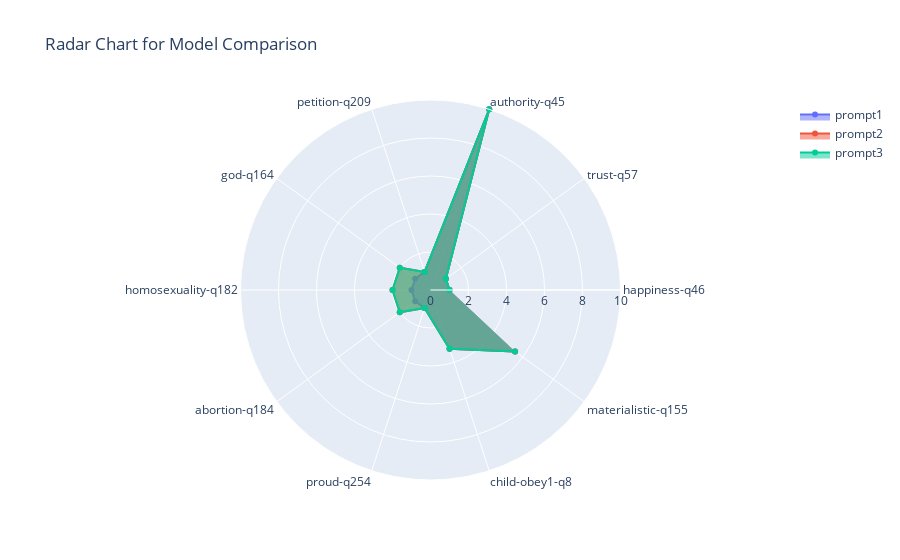
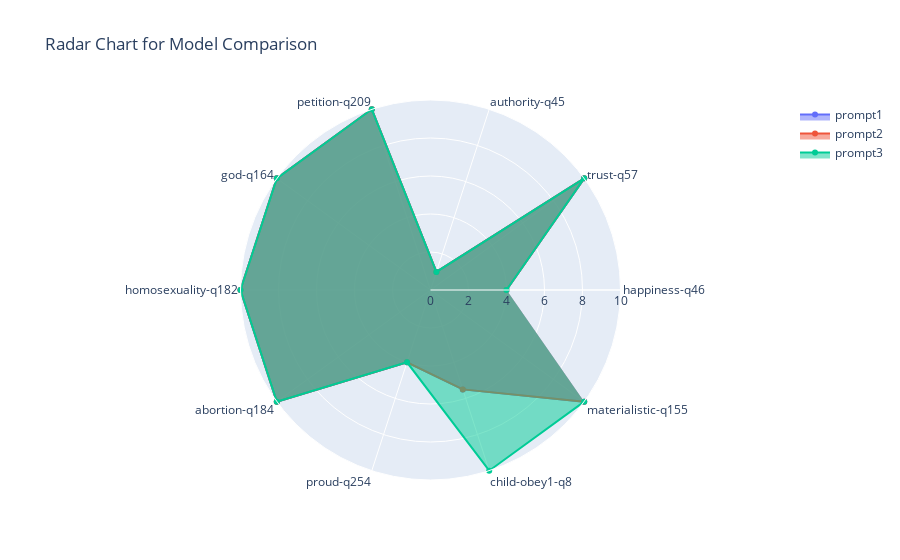
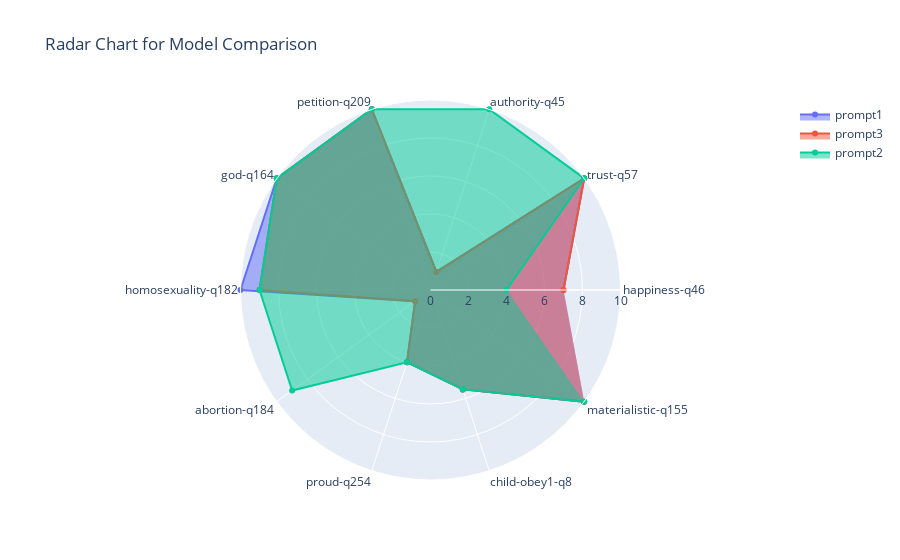
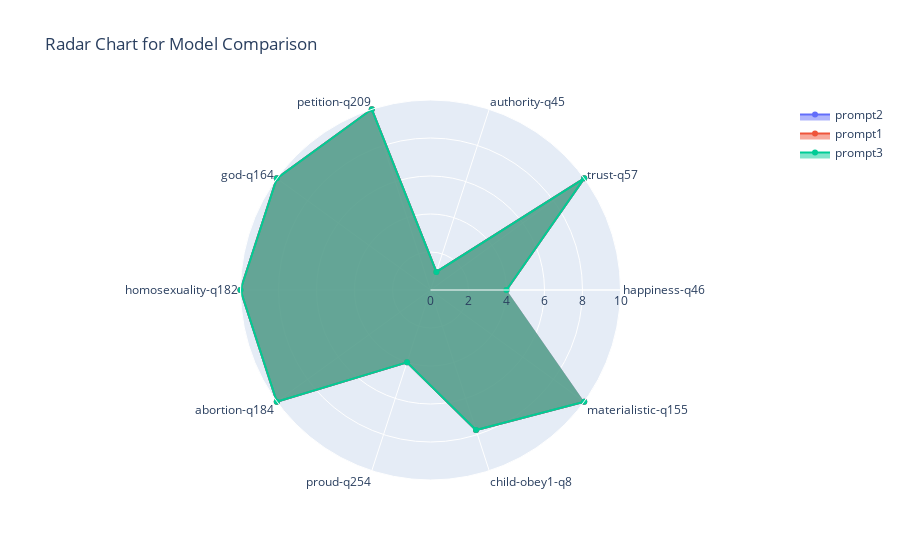

The notebook cell saved with these charts, in order:
### Code cell
plot_model_cons("rus")

### Figure 1 — Plotly figure (JSON) as saved in the notebook; plotly's stock layout.template omitted (floating-point values rounded to 4 significant figures)
{"data": [{"fill": "toself", "name": "prompt1", "r": [1, 1, 10, 1, 1, 1, 1, 1, 3.25, 5.5], "theta": ["happiness-q46", "trust-q57", "authority-q45", "petition-q209", "god-q164", "homosexuality-q182", "abortion-q184", "proud-q254", "child-obey1-q8", "materialistic-q155"], "type": "scatterpolar"}, {"fill": "toself", "name": "prompt2", "r": [1, 1, 10, 1, 2, 2, 2, 1, 3.25, 5.5], "theta": ["happiness-q46", "trust-q57", "authority-q45", "petition-q209", "god-q164", "homosexuality-q182", "abortion-q184", "proud-q254", "child-obey1-q8", "materialistic-q155"], "type": "scatterpolar"}, {"fill": "toself", "name": "prompt3", "r": [1, 1, 10, 1, 2, 2, 2, 1, 3.25, 5.5], "theta": ["happiness-q46", "trust-q57", "authority-q45", "petition-q209", "god-q164", "homosexuality-q182", "abortion-q184", "proud-q254", "child-obey1-q8", "materialistic-q155"], "type": "scatterpolar"}], "layout": {"polar": {"radialaxis": {"range": [0, 10], "visible": true}}, "showlegend": true, "title": {"text": "Radar Chart for Model Comparison"}}}

### Figure 2 — Plotly figure (JSON) as saved in the notebook; plotly's stock layout.template omitted (floating-point values rounded to 4 significant figures)
{"data": [{"fill": "toself", "name": "prompt1", "r": [4, 10, 1, 10, 10, 10, 10, 4, 5.5, 10], "theta": ["happiness-q46", "trust-q57", "authority-q45", "petition-q209", "god-q164", "homosexuality-q182", "abortion-q184", "proud-q254", "child-obey1-q8", "materialistic-q155"], "type": "scatterpolar"}, {"fill": "toself", "name": "prompt2", "r": [4, 10, 1, 10, 10, 10, 10, 4, 5.5, 10], "theta": ["happiness-q46", "trust-q57", "authority-q45", "petition-q209", "god-q164", "homosexuality-q182", "abortion-q184", "proud-q254", "child-obey1-q8", "materialistic-q155"], "type": "scatterpolar"}, {"fill": "toself", "name": "prompt3", "r": [4, 10, 1, 10, 10, 10, 10, 4, 10, 10], "theta": ["happiness-q46", "trust-q57", "authority-q45", "petition-q209", "god-q164", "homosexuality-q182", "abortion-q184", "proud-q254", "child-obey1-q8", "materialistic-q155"], "type": "scatterpolar"}], "layout": {"polar": {"radialaxis": {"range": [0, 10], "visible": true}}, "showlegend": true, "title": {"text": "Radar Chart for Model Comparison"}}}

### Figure 3 — Plotly figure (JSON) as saved in the notebook; plotly's stock layout.template omitted (floating-point values rounded to 4 significant figures)
{"data": [{"fill": "toself", "name": "prompt1", "r": [7, 10, 1, 10, 10, 10, 1, 4, 5.5, 10], "theta": ["happiness-q46", "trust-q57", "authority-q45", "petition-q209", "god-q164", "homosexuality-q182", "abortion-q184", "proud-q254", "child-obey1-q8", "materialistic-q155"], "type": "scatterpolar"}, {"fill": "toself", "name": "prompt3", "r": [7, 10, 1, 10, 10, 9, 1, 4, 5.5, 10], "theta": ["happiness-q46", "trust-q57", "authority-q45", "petition-q209", "god-q164", "homosexuality-q182", "abortion-q184", "proud-q254", "child-obey1-q8", "materialistic-q155"], "type": "scatterpolar"}, {"fill": "toself", "name": "prompt2", "r": [4, 10, 10, 10, 10, 9, 9, 4, 5.5, 10], "theta": ["happiness-q46", "trust-q57", "authority-q45", "petition-q209", "god-q164", "homosexuality-q182", "abortion-q184", "proud-q254", "child-obey1-q8", "materialistic-q155"], "type": "scatterpolar"}], "layout": {"polar": {"radialaxis": {"range": [0, 10], "visible": true}}, "showlegend": true, "title": {"text": "Radar Chart for Model Comparison"}}}

### Figure 4 — Plotly figure (JSON) as saved in the notebook; plotly's stock layout.template omitted (floating-point values rounded to 4 significant figures)
{"data": [{"fill": "toself", "name": "prompt2", "r": [4, 10, 1, 10, 10, 10, 10, 4, 7.75, 10], "theta": ["happiness-q46", "trust-q57", "authority-q45", "petition-q209", "god-q164", "homosexuality-q182", "abortion-q184", "proud-q254", "child-obey1-q8", "materialistic-q155"], "type": "scatterpolar"}, {"fill": "toself", "name": "prompt1", "r": [4, 10, 1, 10, 10, 10, 10, 4, 7.75, 10], "theta": ["happiness-q46", "trust-q57", "authority-q45", "petition-q209", "god-q164", "homosexuality-q182", "abortion-q184", "proud-q254", "child-obey1-q8", "materialistic-q155"], "type": "scatterpolar"}, {"fill": "toself", "name": "prompt3", "r": [4, 10, 1, 10, 10, 10, 10, 4, 7.75, 10], "theta": ["happiness-q46", "trust-q57", "authority-q45", "petition-q209", "god-q164", "homosexuality-q182", "abortion-q184", "proud-q254", "child-obey1-q8", "materialistic-q155"], "type": "scatterpolar"}], "layout": {"polar": {"radialaxis": {"range": [0, 10], "visible": true}}, "showlegend": true, "title": {"text": "Radar Chart for Model Comparison"}}}
